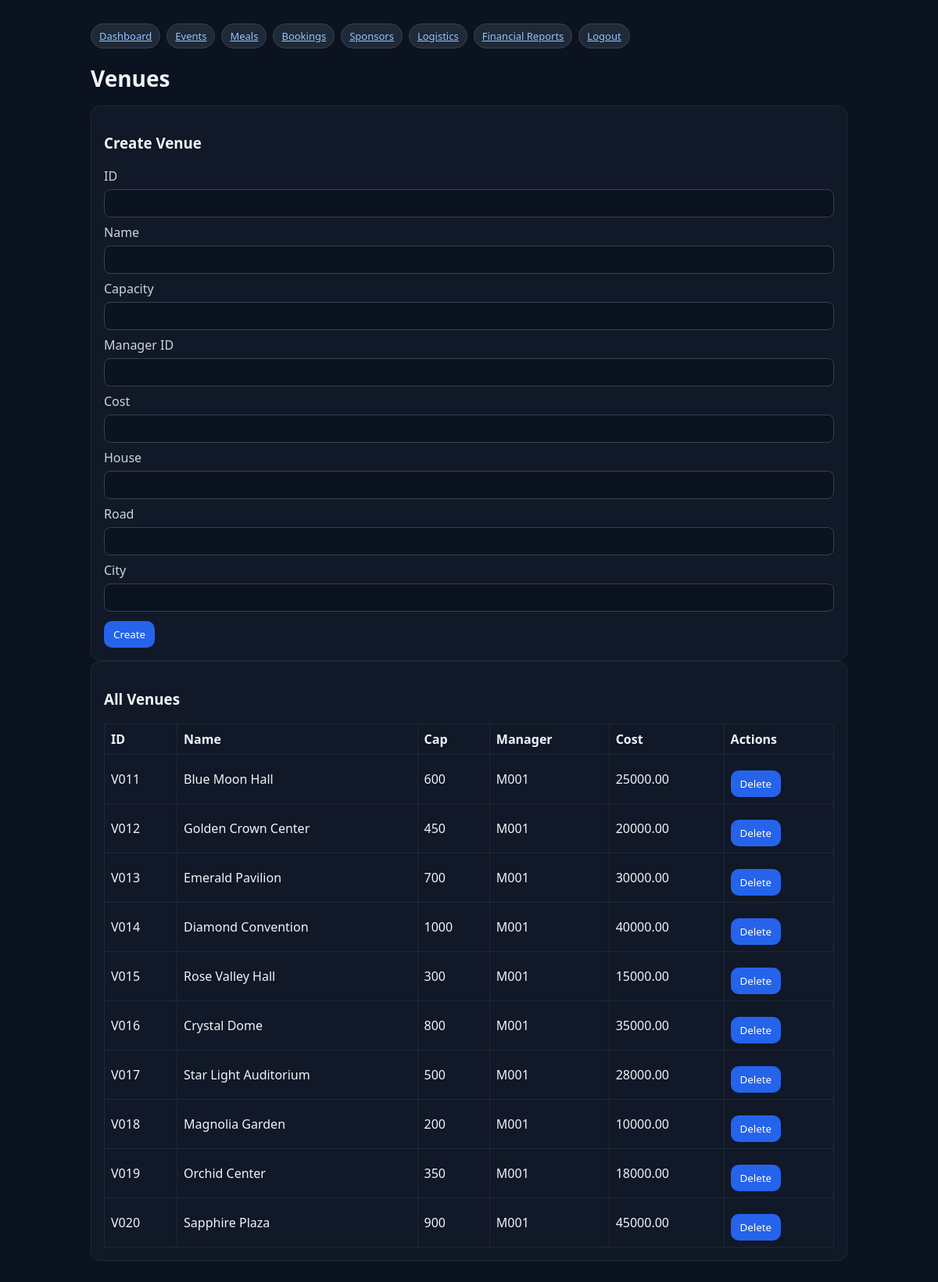
Page /admin/venues.php (signed in) on the committed database.
### tables this page shows
CREATE TABLE Venues (
    venue_id VARCHAR(5) PRIMARY KEY,
    venue_name VARCHAR(100),
    venue_capacity INT,
    manager_id VARCHAR(5),
    venue_cost DECIMAL(12,2),
    house VARCHAR(100),
    road VARCHAR(100),
    city VARCHAR(100),
    CONSTRAINT fk_venues_manager FOREIGN KEY (manager_id) REFERENCES Managers(manager_id) ON DELETE SET NULL
);

### admin/venues.php (the view, shortened to what this page needs)
<?php
require_once __DIR__ . '/../includes/db.php';
$rows=$pdo->query("SELECT * FROM Venues ORDER BY venue_id")->fetchAll();
?>
<!doctype html>
<html><head><meta charset="utf-8"><link rel="stylesheet" href="../assets/style.css"><title>Venues</title></head><body>
<div class="container">
  <div class="nav">
  <a class="badge" href="dashboard.php">Dashboard</a>
  <a class="badge" href="events.php">Events</a>
  <a class="badge" href="meals.php">Meals</a>
  <a class="badge" href="bookings.php">Bookings</a>
  <a class="badge" href="sponsors.php">Sponsors</a>
  <a class="badge" href="logistics.php">Logistics</a>
  <a class="badge" href="cashflow.php">Financial Reports</a>
  <a class="badge" href="../logout.php">Logout</a>
</div>
  <h1>Venues</h1>
  <div class="card">
    <h3>Create Venue</h3>
    <form method="post" class="row">
      <label>ID</label><input name="venue_id" required />
      <label>Name</label><input name="venue_name" required />
      <label>Capacity</label><input name="venue_capacity" type="number" />
      <label>Manager ID</label><input name="manager_id" />
      <label>Cost</label><input name="venue_cost" type="number" step="0.01" />
      <label>House</label><input name="house" />
      <label>Road</label><input name="road" />
      <label>City</label><input name="city" />
      <button name="create">Create</button>
    </form>
  </div>
  <div class="card">
    <h3>All Venues</h3>
    <table class="table">
      <tr><th>ID</th><th>Name</th><th>Cap</th><th>Manager</th><th>Cost</th><th>Actions</th></tr>
      <?php foreach($rows as $r): ?>
      <tr>
        <td><?=htmlspecialchars($r['venue_id'])?></td>
        <td><?=htmlspecialchars($r['venue_name'])?></td>
        <td><?=htmlspecialchars($r['venue_capacity'])?></td>
        <td><?=htmlspecialchars($r['manager_id'])?></td>
        <td><?=htmlspecialchars($r['venue_cost'])?></td>
        <td>
          <form method="post" style="display:inline" onsubmit="return confirm('Delete?')">
            <button name="delete">Delete</button>
          </form>
        </td>
      </tr>
      <?php endforeach; ?>
    </table>
  </div>
</div>
</body></html>

### assets/style.css (style rules this page uses)
* { box-sizing:border-box;font-family:system-ui,Segoe UI,Roboto,Arial }
body { margin:0;background:#0b1220;color:#f1f5f9 }
a { color:#93c5fd }
.container { max-width:1000px;margin:30px auto;padding:0 16px }
h1 { font-size:28px;margin-bottom:16px }
.card { background:#111827;border:1px solid #1f2937;border-radius:12px;padding:16px }
label { display:block;margin-top:8px;color:#cbd5e1 }
input,select,textarea { width:100%;padding:8px;border-radius:8px;border:1px solid #374151;background:#0b1220;color:#e5e7eb;margin-top:6px }
button { margin-top:12px;padding:8px 12px;border:0;border-radius:10px;background:#2563eb;color:white;cursor:pointer }
.table { width:100%;border-collapse:collapse;margin-top:12px }
.table th,.table td { border:1px solid #1f2937;padding:8px;text-align:left }
.nav { display:flex;gap:8px;margin-bottom:12px }
.badge { background:#1f2937;border:1px solid #374151;border-radius:999px;padding:6px 10px;font-size:13px }

### rows in the picture
venues: venue_id "V011", venue_name "Blue Moon Hall", venue_capacity "600", manager "M001", venue_cost "25000.00"
venues: venue_id "V012", venue_name "Golden Crown Center", venue_capacity "450", manager "M001", venue_cost "20000.00"
venues: venue_id "V013", venue_name "Emerald Pavilion", venue_capacity "700", manager "M001", venue_cost "30000.00"
venues: venue_id "V014", venue_name "Diamond Convention", venue_capacity "1000", manager "M001", venue_cost "40000.00"
venues: venue_id "V015", venue_name "Rose Valley Hall", venue_capacity "300", manager "M001", venue_cost "15000.00"
venues: venue_id "V016", venue_name "Crystal Dome", venue_capacity "800", manager "M001", venue_cost "35000.00"
venues: venue_id "V017", venue_name "Star Light Auditorium", venue_capacity "500", manager "M001", venue_cost "28000.00"
venues: venue_id "V018", venue_name "Magnolia Garden", venue_capacity "200", manager "M001", venue_cost "10000.00"
venues: venue_id "V019", venue_name "Orchid Center", venue_capacity "350", manager "M001", venue_cost "18000.00"
venues: venue_id "V020", venue_name "Sapphire Plaza", venue_capacity "900", manager "M001", venue_cost "45000.00"
